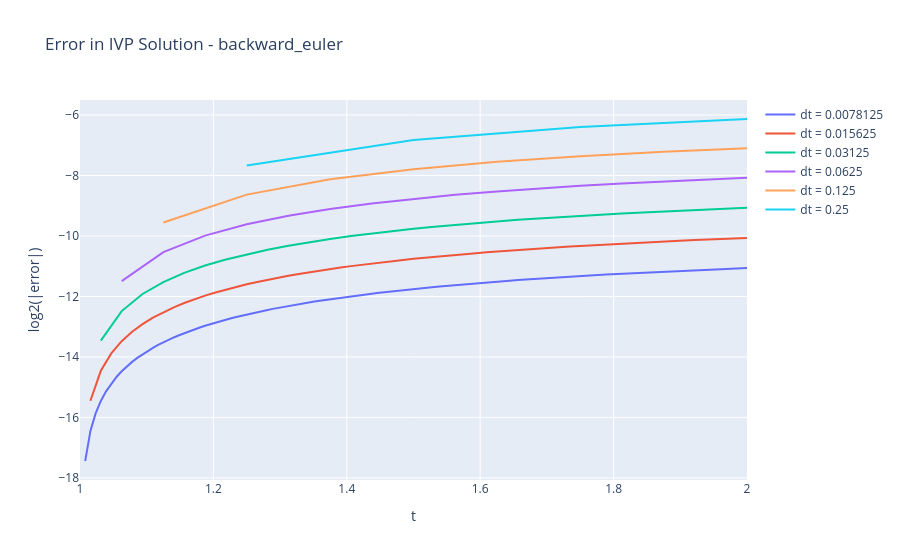
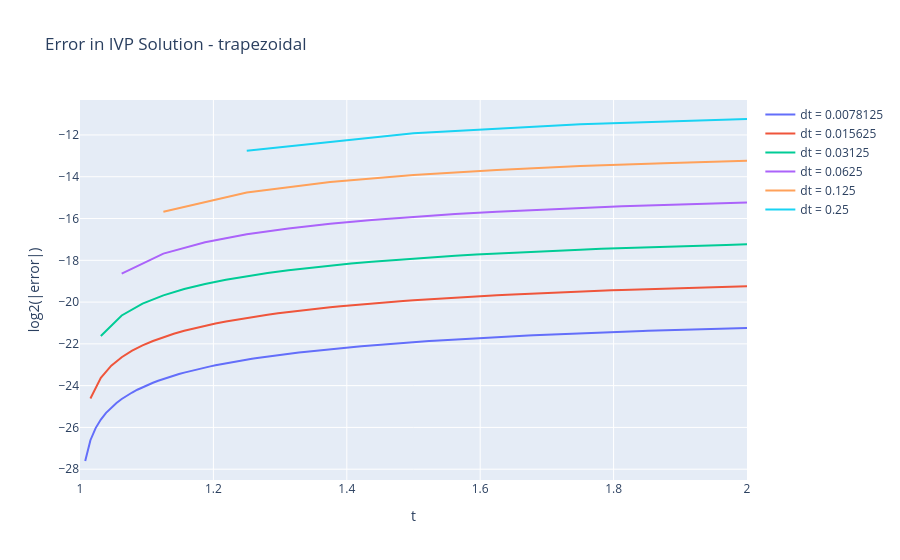

Notebook source saved alongside these figures, in order:
### Code cell
from functions import *
import numpy as np
import plotly.graph_objects as go 

#### TESTING  BACKWARD EULER CODE ####
def f(t,y):
    yp = (1+t)/(1+y)
    return yp

def fp(t,y):
    yp = -(t+1)*(y+1)**(-2)
    return yp

def f_truth(t):
    """  
    True solution to compare with integrated solution
    """
    return np.sqrt(t**2 + 2*t + 6) - 1

# Integration Paramters
t0 = 1
tf = 2
dt_list = 0.5*2**(np.arange(-6,0,1,dtype=float))
y0 = 2

errors = []
times = []
methods = ['backward_euler','trapezoidal']
for method in methods:
    # Solving Equation and plotting
    fig = go.Figure()
    for dt in dt_list:
        t_vec_bw,y_vec_bw = ivp_solver(f,t0,y0,tf,dt,method=method,solver='newton')
        truth = f_truth(t_vec_bw)
        error = y_vec_bw - truth
        errors.append([np.log2(np.abs(e)) for e in error])
        times.append(t_vec_bw)
        fig.add_trace(go.Scatter(x=t_vec_bw,y=errors[-1],mode='lines',name=f'dt = {dt}'))

    fig.update_layout(title=f'Error in IVP Solution - {method}',xaxis_title='t',yaxis_title='log2(|error|)')
    fig.show()

### Figure 1 — Plotly figure (JSON) as saved in the notebook; plotly's stock layout.template omitted (floating-point values rounded to 4 significant figures; data arrays with more than 128 entries replaced by an {"elided": "..."} marker saying what was removed)
{"data": [{"mode": "lines", "name": "dt = 0.0078125", "type": "scatter", "x": {"elided": "129 float values"}, "y": {"elided": "129 float values"}}, {"mode": "lines", "name": "dt = 0.015625", "type": "scatter", "x": [1.0, 1.016, 1.031, 1.047, 1.062, 1.078, 1.094, 1.109, 1.125, 1.141, 1.156, 1.172, 1.188, 1.203, 1.219, 1.234, 1.25, 1.266, 1.281, 1.297, 1.312, 1.328, 1.344, 1.359, 1.375, 1.391, 1.406, 1.422, 1.438, 1.453, 1.469, 1.484, 1.5, 1.516, 1.531, 1.547, 1.562, 1.578, 1.594, 1.609, 1.625, 1.641, 1.656, 1.672, 1.688, 1.703, 1.719, 1.734, 1.75, 1.766, 1.781, 1.797, 1.812, 1.828, 1.844, 1.859, 1.875, 1.891, 1.906, 1.922, 1.938, 1.953, 1.969, 1.984, 2.0], "y": [null, -15.45, -14.46, -13.88, -13.48, -13.17, -12.91, -12.7, -12.52, -12.36, -12.22, -12.09, -11.97, -11.87, -11.77, -11.68, -11.6, -11.52, -11.45, -11.38, -11.32, -11.26, -11.2, -11.14, -11.09, -11.04, -11.0, -10.95, -10.91, -10.87, -10.83, -10.79, -10.76, -10.72, -10.69, -10.66, -10.63, -10.6, -10.57, -10.54, -10.51, -10.49, -10.46, -10.44, -10.41, -10.39, -10.37, -10.35, -10.33, -10.31, -10.29, -10.27, -10.25, -10.23, -10.22, -10.2, -10.18, -10.17, -10.15, -10.14, -10.12, -10.11, -10.09, -10.08, -10.07]}, {"mode": "lines", "name": "dt = 0.03125", "type": "scatter", "x": [1.0, 1.031, 1.062, 1.094, 1.125, 1.156, 1.188, 1.219, 1.25, 1.281, 1.312, 1.344, 1.375, 1.406, 1.438, 1.469, 1.5, 1.531, 1.562, 1.594, 1.625, 1.656, 1.688, 1.719, 1.75, 1.781, 1.812, 1.844, 1.875, 1.906, 1.938, 1.969, 2.0], "y": [null, -13.46, -12.48, -11.92, -11.52, -11.22, -10.98, -10.78, -10.6, -10.45, -10.32, -10.2, -10.1, -10.0, -9.915, -9.835, -9.762, -9.694, -9.631, -9.573, -9.518, -9.467, -9.419, -9.375, -9.333, -9.293, -9.255, -9.22, -9.187, -9.155, -9.125, -9.097, -9.07]}, {"mode": "lines", "name": "dt = 0.0625", "type": "scatter", "x": [1.0, 1.062, 1.125, 1.188, 1.25, 1.312, 1.375, 1.438, 1.5, 1.562, 1.625, 1.688, 1.75, 1.812, 1.875, 1.938, 2.0], "y": [null, -11.49, -10.53, -9.988, -9.613, -9.331, -9.107, -8.925, -8.771, -8.641, -8.528, -8.429, -8.342, -8.265, -8.196, -8.134, -8.079]}, {"mode": "lines", "name": "dt = 0.125", "type": "scatter", "x": [1.0, 1.125, 1.25, 1.375, 1.5, 1.625, 1.75, 1.875, 2.0], "y": [null, -9.553, -8.632, -8.127, -7.79, -7.546, -7.361, -7.214, -7.097]}, {"mode": "lines", "name": "dt = 0.25", "type": "scatter", "x": [1.0, 1.25, 1.5, 1.75, 2.0], "y": [null, -7.671, -6.828, -6.397, -6.133]}], "layout": {"title": {"text": "Error in IVP Solution - backward_euler"}, "xaxis": {"title": {"text": "t"}}, "yaxis": {"title": {"text": "log2(|error|)"}}}}

### Figure 2 — Plotly figure (JSON) as saved in the notebook; plotly's stock layout.template omitted (floating-point values rounded to 4 significant figures; data arrays with more than 128 entries replaced by an {"elided": "..."} marker saying what was removed)
{"data": [{"mode": "lines", "name": "dt = 0.0078125", "type": "scatter", "x": {"elided": "129 float values"}, "y": {"elided": "129 float values"}}, {"mode": "lines", "name": "dt = 0.015625", "type": "scatter", "x": [1.0, 1.016, 1.031, 1.047, 1.062, 1.078, 1.094, 1.109, 1.125, 1.141, 1.156, 1.172, 1.188, 1.203, 1.219, 1.234, 1.25, 1.266, 1.281, 1.297, 1.312, 1.328, 1.344, 1.359, 1.375, 1.391, 1.406, 1.422, 1.438, 1.453, 1.469, 1.484, 1.5, 1.516, 1.531, 1.547, 1.562, 1.578, 1.594, 1.609, 1.625, 1.641, 1.656, 1.672, 1.688, 1.703, 1.719, 1.734, 1.75, 1.766, 1.781, 1.797, 1.812, 1.828, 1.844, 1.859, 1.875, 1.891, 1.906, 1.922, 1.938, 1.953, 1.969, 1.984, 2.0], "y": [null, -24.61, -23.62, -23.05, -22.64, -22.33, -22.07, -21.86, -21.68, -21.52, -21.38, -21.25, -21.13, -21.03, -20.93, -20.84, -20.76, -20.68, -20.61, -20.54, -20.47, -20.41, -20.36, -20.3, -20.25, -20.2, -20.16, -20.11, -20.07, -20.03, -19.99, -19.95, -19.92, -19.88, -19.85, -19.82, -19.79, -19.76, -19.73, -19.7, -19.67, -19.65, -19.62, -19.6, -19.58, -19.55, -19.53, -19.51, -19.49, -19.47, -19.45, -19.43, -19.42, -19.4, -19.38, -19.37, -19.35, -19.33, -19.32, -19.3, -19.29, -19.28, -19.26, -19.25, -19.24]}, {"mode": "lines", "name": "dt = 0.03125", "type": "scatter", "x": [1.0, 1.031, 1.062, 1.094, 1.125, 1.156, 1.188, 1.219, 1.25, 1.281, 1.312, 1.344, 1.375, 1.406, 1.438, 1.469, 1.5, 1.531, 1.562, 1.594, 1.625, 1.656, 1.688, 1.719, 1.75, 1.781, 1.812, 1.844, 1.875, 1.906, 1.938, 1.969, 2.0], "y": [null, -21.62, -20.64, -20.07, -19.68, -19.38, -19.13, -18.93, -18.76, -18.61, -18.47, -18.36, -18.25, -18.16, -18.07, -17.99, -17.92, -17.85, -17.79, -17.73, -17.67, -17.62, -17.58, -17.53, -17.49, -17.45, -17.42, -17.38, -17.35, -17.32, -17.29, -17.26, -17.24]}, {"mode": "lines", "name": "dt = 0.0625", "type": "scatter", "x": [1.0, 1.062, 1.125, 1.188, 1.25, 1.312, 1.375, 1.438, 1.5, 1.562, 1.625, 1.688, 1.75, 1.812, 1.875, 1.938, 2.0], "y": [null, -18.64, -17.68, -17.13, -16.76, -16.47, -16.25, -16.07, -15.92, -15.79, -15.67, -15.58, -15.49, -15.42, -15.35, -15.29, -15.24]}, {"mode": "lines", "name": "dt = 0.125", "type": "scatter", "x": [1.0, 1.125, 1.25, 1.375, 1.5, 1.625, 1.75, 1.875, 2.0], "y": [null, -15.68, -14.76, -14.25, -13.92, -13.67, -13.49, -13.35, -13.24]}, {"mode": "lines", "name": "dt = 0.25", "type": "scatter", "x": [1.0, 1.25, 1.5, 1.75, 2.0], "y": [null, -12.76, -11.91, -11.49, -11.24]}], "layout": {"title": {"text": "Error in IVP Solution - trapezoidal"}, "xaxis": {"title": {"text": "t"}}, "yaxis": {"title": {"text": "log2(|error|)"}}}}
